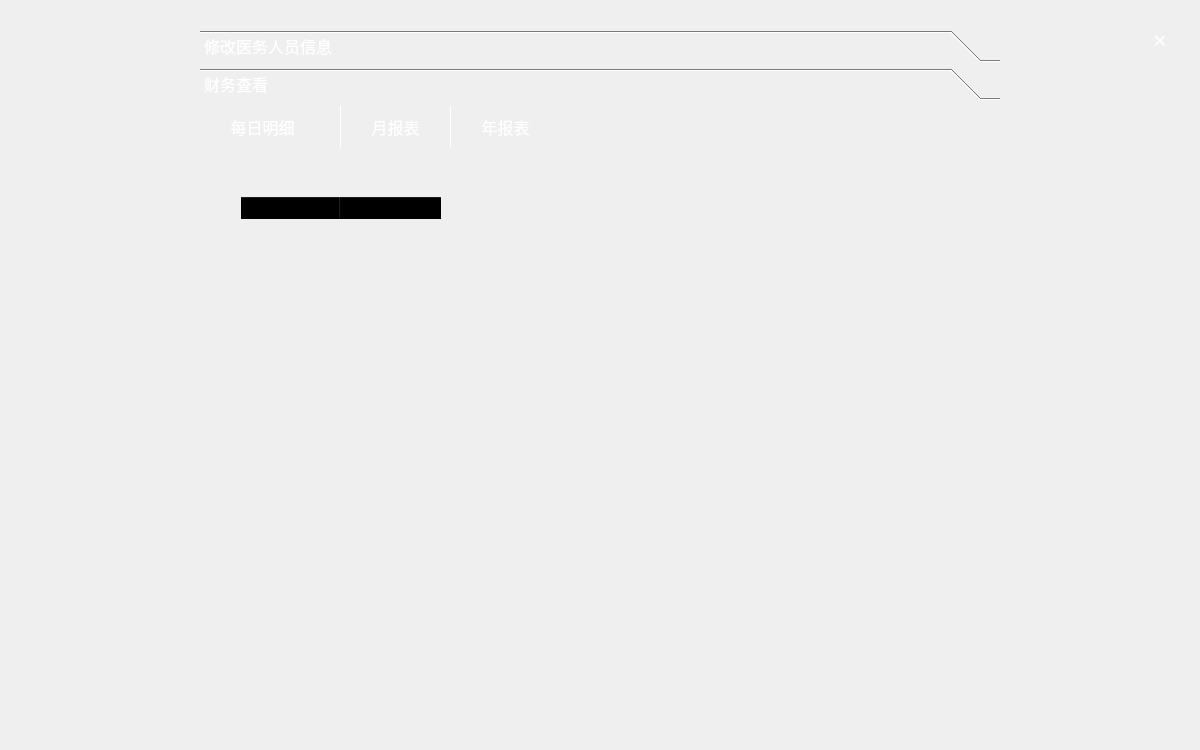
<?xml version="1.0" encoding="UTF-8"?>
<ui version="4.0">
 <class>doc_manage</class>
 <widget class="QDialog" name="doc_manage">
  <property name="geometry">
   <rect>
    <x>0</x>
    <y>0</y>
    <width>1200</width>
    <height>750</height>
   </rect>
  </property>
  <property name="windowTitle">
   <string>Dialog</string>
  </property>
  <property name="styleSheet">
   <string notr="true">background-image: url(:/image/29507-106.jpg);</string>
  </property>
  <widget class="QPushButton" name="pushButton_5">
   <property name="geometry">
    <rect>
     <x>1140</x>
     <y>20</y>
     <width>40</width>
     <height>40</height>
    </rect>
   </property>
   <property name="font">
    <font>
     <family>幼圆</family>
     <pointsize>18</pointsize>
    </font>
   </property>
   <property name="styleSheet">
    <string notr="true">color: rgb(255, 255, 255);
border-radius:10px;
</string>
   </property>
   <property name="text">
    <string>×</string>
   </property>
  </widget>
  <widget class="QToolBox" name="toolBox">
   <property name="geometry">
    <rect>
     <x>200</x>
     <y>30</y>
     <width>800</width>
     <height>500</height>
    </rect>
   </property>
   <property name="font">
    <font>
     <family>幼圆</family>
     <pointsize>12</pointsize>
    </font>
   </property>
   <property name="styleSheet">
    <string notr="true">color: rgb(255, 255, 255);
background:transparent;
</string>
   </property>
   <property name="frameShape">
    <enum>QFrame::NoFrame</enum>
   </property>
   <property name="frameShadow">
    <enum>QFrame::Raised</enum>
   </property>
   <property name="currentIndex">
    <number>1</number>
   </property>
   <widget class="QWidget" name="page">
    <property name="geometry">
     <rect>
      <x>0</x>
      <y>0</y>
      <width>800</width>
      <height>452</height>
     </rect>
    </property>
    <property name="styleSheet">
     <string notr="true">color: rgb(255, 255, 255);
background:transparent;
</string>
    </property>
    <attribute name="label">
     <string>修改医务人员信息</string>
    </attribute>
    <widget class="QLabel" name="label">
     <property name="geometry">
      <rect>
       <x>80</x>
       <y>70</y>
       <width>100</width>
       <height>40</height>
      </rect>
     </property>
     <property name="font">
      <font>
       <family>幼圆</family>
       <pointsize>11</pointsize>
      </font>
     </property>
     <property name="styleSheet">
      <string notr="true">color: rgb(255, 255, 255);
background:transparent;</string>
     </property>
     <property name="text">
      <string>姓名</string>
     </property>
     <property name="alignment">
      <set>Qt::AlignCenter</set>
     </property>
    </widget>
    <widget class="QLineEdit" name="lineEdit">
     <property name="geometry">
      <rect>
       <x>230</x>
       <y>70</y>
       <width>400</width>
       <height>40</height>
      </rect>
     </property>
     <property name="font">
      <font>
       <family>Consolas</family>
       <pointsize>11</pointsize>
      </font>
     </property>
     <property name="styleSheet">
      <string notr="true">color: rgb(255, 255, 255);
background:transparent;
border:2px groove gray;border-radius:10px;padding:2px 4px;</string>
     </property>
     <property name="text">
      <string/>
     </property>
    </widget>
    <widget class="QLineEdit" name="lineEdit_2">
     <property name="geometry">
      <rect>
       <x>230</x>
       <y>120</y>
       <width>400</width>
       <height>40</height>
      </rect>
     </property>
     <property name="font">
      <font>
       <family>Consolas</family>
       <pointsize>11</pointsize>
      </font>
     </property>
     <property name="styleSheet">
      <string notr="true">color: rgb(255, 255, 255);
background:transparent;
border:2px groove gray;border-radius:10px;padding:2px 4px;</string>
     </property>
     <property name="text">
      <string/>
     </property>
    </widget>
    <widget class="QLabel" name="label_2">
     <property name="geometry">
      <rect>
       <x>80</x>
       <y>120</y>
       <width>100</width>
       <height>40</height>
      </rect>
     </property>
     <property name="font">
      <font>
       <family>幼圆</family>
       <pointsize>11</pointsize>
      </font>
     </property>
     <property name="styleSheet">
      <string notr="true">color: rgb(255, 255, 255);
background:transparent;</string>
     </property>
     <property name="text">
      <string>科室</string>
     </property>
     <property name="alignment">
      <set>Qt::AlignCenter</set>
     </property>
    </widget>
    <widget class="QLineEdit" name="lineEdit_3">
     <property name="geometry">
      <rect>
       <x>230</x>
       <y>170</y>
       <width>400</width>
       <height>40</height>
      </rect>
     </property>
     <property name="font">
      <font>
       <family>Consolas</family>
       <pointsize>11</pointsize>
      </font>
     </property>
     <property name="styleSheet">
      <string notr="true">color: rgb(255, 255, 255);
background:transparent;
border:2px groove gray;border-radius:10px;padding:2px 4px;</string>
     </property>
     <property name="text">
      <string/>
     </property>
    </widget>
    <widget class="QLabel" name="label_3">
     <property name="geometry">
      <rect>
       <x>80</x>
       <y>170</y>
       <width>100</width>
       <height>40</height>
      </rect>
     </property>
     <property name="font">
      <font>
       <family>幼圆</family>
       <pointsize>11</pointsize>
      </font>
     </property>
     <property name="styleSheet">
      <string notr="true">color: rgb(255, 255, 255);
background:transparent;</string>
     </property>
     <property name="text">
      <string>职称</string>
     </property>
     <property name="alignment">
      <set>Qt::AlignCenter</set>
     </property>
    </widget>
    <widget class="QRadioButton" name="radioButton">
     <property name="geometry">
      <rect>
       <x>230</x>
       <y>230</y>
       <width>101</width>
       <height>31</height>
      </rect>
     </property>
     <property name="font">
      <font>
       <family>幼圆</family>
       <pointsize>12</pointsize>
      </font>
     </property>
     <property name="text">
      <string>专家</string>
     </property>
    </widget>
    <widget class="QPushButton" name="pushButton_2">
     <property name="geometry">
      <rect>
       <x>340</x>
       <y>340</y>
       <width>120</width>
       <height>50</height>
      </rect>
     </property>
     <property name="font">
      <font>
       <family>幼圆</family>
       <pointsize>11</pointsize>
      </font>
     </property>
     <property name="styleSheet">
      <string notr="true">color: rgb(255, 255, 255);
border-radius:10px;</string>
     </property>
     <property name="text">
      <string>提交</string>
     </property>
    </widget>
    <widget class="QLineEdit" name="lineEdit_4">
     <property name="geometry">
      <rect>
       <x>230</x>
       <y>20</y>
       <width>400</width>
       <height>40</height>
      </rect>
     </property>
     <property name="font">
      <font>
       <family>Consolas</family>
       <pointsize>11</pointsize>
      </font>
     </property>
     <property name="styleSheet">
      <string notr="true">color: rgb(255, 255, 255);
background:transparent;
border:2px groove gray;border-radius:10px;padding:2px 4px;</string>
     </property>
     <property name="text">
      <string/>
     </property>
    </widget>
    <widget class="QLabel" name="label_4">
     <property name="geometry">
      <rect>
       <x>80</x>
       <y>20</y>
       <width>100</width>
       <height>40</height>
      </rect>
     </property>
     <property name="font">
      <font>
       <family>幼圆</family>
       <pointsize>11</pointsize>
      </font>
     </property>
     <property name="styleSheet">
      <string notr="true">color: rgb(255, 255, 255);
background:transparent;</string>
     </property>
     <property name="text">
      <string>编号</string>
     </property>
     <property name="alignment">
      <set>Qt::AlignCenter</set>
     </property>
    </widget>
   </widget>
   <widget class="QWidget" name="page_2">
    <property name="geometry">
     <rect>
      <x>0</x>
      <y>0</y>
      <width>800</width>
      <height>452</height>
     </rect>
    </property>
    <property name="styleSheet">
     <string notr="true">color: rgb(255, 255, 255);
background:transparent;
</string>
    </property>
    <attribute name="label">
     <string>财务查看</string>
    </attribute>
    <widget class="QStackedWidget" name="stackedWidget">
     <property name="geometry">
      <rect>
       <x>0</x>
       <y>50</y>
       <width>800</width>
       <height>400</height>
      </rect>
     </property>
     <property name="currentIndex">
      <number>1</number>
     </property>
     <widget class="QWidget" name="page_3">
      <widget class="QTableWidget" name="tableWidget">
       <property name="geometry">
        <rect>
         <x>40</x>
         <y>40</y>
         <width>720</width>
         <height>331</height>
        </rect>
       </property>
       <property name="font">
        <font>
         <family>幼圆</family>
        </font>
       </property>
       <property name="styleSheet">
        <string notr="true">color: rgb(0, 0, 0);</string>
       </property>
       <property name="frameShape">
        <enum>QFrame::NoFrame</enum>
       </property>
       <property name="frameShadow">
        <enum>QFrame::Plain</enum>
       </property>
       <property name="lineWidth">
        <number>0</number>
       </property>
       <property name="verticalScrollBarPolicy">
        <enum>Qt::ScrollBarAsNeeded</enum>
       </property>
       <property name="horizontalScrollBarPolicy">
        <enum>Qt::ScrollBarAlwaysOff</enum>
       </property>
       <property name="editTriggers">
        <set>QAbstractItemView::NoEditTriggers</set>
       </property>
       <property name="selectionMode">
        <enum>QAbstractItemView::NoSelection</enum>
       </property>
       <attribute name="verticalHeaderVisible">
        <bool>false</bool>
       </attribute>
       <column>
        <property name="text">
         <string>时间</string>
        </property>
       </column>
       <column>
        <property name="text">
         <string>项目</string>
        </property>
       </column>
       <column>
        <property name="text">
         <string>金额</string>
        </property>
       </column>
      </widget>
     </widget>
     <widget class="QWidget" name="page_5">
      <widget class="QTableWidget" name="tableWidget_2">
       <property name="geometry">
        <rect>
         <x>40</x>
         <y>40</y>
         <width>500</width>
         <height>331</height>
        </rect>
       </property>
       <property name="styleSheet">
        <string notr="true">color: rgb(0, 0, 0);</string>
       </property>
       <property name="horizontalScrollBarPolicy">
        <enum>Qt::ScrollBarAlwaysOff</enum>
       </property>
       <property name="editTriggers">
        <set>QAbstractItemView::NoEditTriggers</set>
       </property>
       <property name="selectionMode">
        <enum>QAbstractItemView::NoSelection</enum>
       </property>
       <attribute name="verticalHeaderVisible">
        <bool>false</bool>
       </attribute>
       <column>
        <property name="text">
         <string>项目</string>
        </property>
       </column>
       <column>
        <property name="text">
         <string>总收入</string>
        </property>
       </column>
      </widget>
      <widget class="PaintArea" name="label_5">
       <property name="geometry">
        <rect>
         <x>540</x>
         <y>40</y>
         <width>260</width>
         <height>350</height>
        </rect>
       </property>
       <property name="text">
        <string/>
       </property>
      </widget>
     </widget>
     <widget class="QWidget" name="page_4">
      <widget class="QTableWidget" name="tableWidget_3">
       <property name="geometry">
        <rect>
         <x>40</x>
         <y>40</y>
         <width>500</width>
         <height>331</height>
        </rect>
       </property>
       <property name="styleSheet">
        <string notr="true">color: rgb(0, 0, 0);</string>
       </property>
       <property name="horizontalScrollBarPolicy">
        <enum>Qt::ScrollBarAlwaysOff</enum>
       </property>
       <property name="editTriggers">
        <set>QAbstractItemView::NoEditTriggers</set>
       </property>
       <property name="selectionMode">
        <enum>QAbstractItemView::NoSelection</enum>
       </property>
       <attribute name="verticalHeaderVisible">
        <bool>false</bool>
       </attribute>
       <column>
        <property name="text">
         <string>项目</string>
        </property>
       </column>
       <column>
        <property name="text">
         <string>总收入</string>
        </property>
       </column>
      </widget>
      <widget class="PaintArea" name="label_6">
       <property name="geometry">
        <rect>
         <x>540</x>
         <y>40</y>
         <width>260</width>
         <height>350</height>
        </rect>
       </property>
       <property name="text">
        <string/>
       </property>
      </widget>
     </widget>
    </widget>
    <widget class="QPushButton" name="pushButton">
     <property name="geometry">
      <rect>
       <x>0</x>
       <y>0</y>
       <width>121</width>
       <height>41</height>
      </rect>
     </property>
     <property name="font">
      <font>
       <family>幼圆</family>
       <pointsize>12</pointsize>
       <underline>false</underline>
      </font>
     </property>
     <property name="text">
      <string> 每日明细</string>
     </property>
     <property name="default">
      <bool>false</bool>
     </property>
     <property name="flat">
      <bool>true</bool>
     </property>
    </widget>
    <widget class="QPushButton" name="pushButton_3">
     <property name="geometry">
      <rect>
       <x>160</x>
       <y>0</y>
       <width>71</width>
       <height>41</height>
      </rect>
     </property>
     <property name="font">
      <font>
       <family>幼圆</family>
       <pointsize>12</pointsize>
       <underline>false</underline>
      </font>
     </property>
     <property name="text">
      <string>月报表</string>
     </property>
     <property name="default">
      <bool>false</bool>
     </property>
     <property name="flat">
      <bool>true</bool>
     </property>
    </widget>
    <widget class="QPushButton" name="pushButton_4">
     <property name="geometry">
      <rect>
       <x>270</x>
       <y>0</y>
       <width>71</width>
       <height>41</height>
      </rect>
     </property>
     <property name="font">
      <font>
       <family>幼圆</family>
       <pointsize>12</pointsize>
       <underline>false</underline>
      </font>
     </property>
     <property name="text">
      <string>年报表</string>
     </property>
     <property name="default">
      <bool>false</bool>
     </property>
     <property name="flat">
      <bool>true</bool>
     </property>
    </widget>
    <widget class="Line" name="line">
     <property name="geometry">
      <rect>
       <x>130</x>
       <y>0</y>
       <width>21</width>
       <height>41</height>
      </rect>
     </property>
     <property name="styleSheet">
      <string notr="true">color: rgb(255, 255, 255);</string>
     </property>
     <property name="frameShadow">
      <enum>QFrame::Plain</enum>
     </property>
     <property name="lineWidth">
      <number>1</number>
     </property>
     <property name="orientation">
      <enum>Qt::Vertical</enum>
     </property>
    </widget>
    <widget class="Line" name="line_3">
     <property name="geometry">
      <rect>
       <x>240</x>
       <y>0</y>
       <width>21</width>
       <height>41</height>
      </rect>
     </property>
     <property name="styleSheet">
      <string notr="true">color: rgb(255, 255, 255);</string>
     </property>
     <property name="frameShadow">
      <enum>QFrame::Plain</enum>
     </property>
     <property name="lineWidth">
      <number>1</number>
     </property>
     <property name="orientation">
      <enum>Qt::Vertical</enum>
     </property>
    </widget>
   </widget>
  </widget>
 </widget>
 <customwidgets>
  <customwidget>
   <class>PaintArea</class>
   <extends>QLabel</extends>
   <header>paintarea.h</header>
  </customwidget>
 </customwidgets>
 <resources/>
 <connections/>
</ui>
